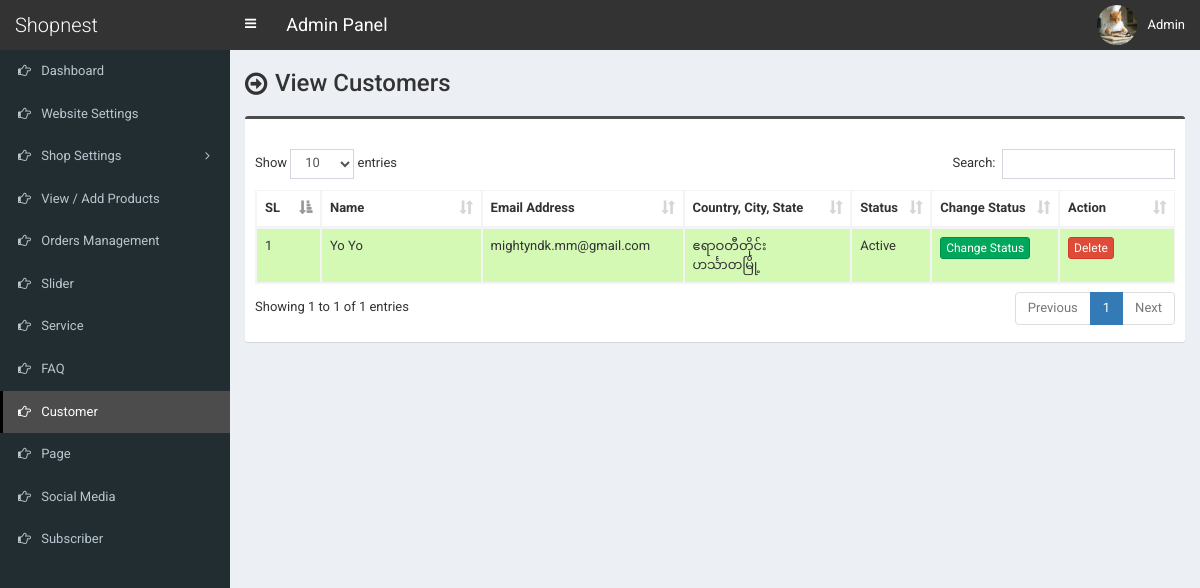
Screenshot of /admin/customer.php (signed in) with the database file from the repository.
### tables this page shows
CREATE TABLE `tbl_customer` (
  `cust_id` int(11) NOT NULL,
  `cust_name` varchar(100) NOT NULL,
  `cust_cname` varchar(100) NOT NULL,
  `cust_email` varchar(100) NOT NULL,
  `cust_phone` varchar(50) NOT NULL,
  `cust_country` int(11) NOT NULL,
  `cust_address` text NOT NULL,
  `cust_city` varchar(100) NOT NULL,
  `cust_state` varchar(100) NOT NULL,
  `cust_zip` varchar(30) NOT NULL,
  `cust_b_name` varchar(100) NOT NULL,
  `cust_b_cname` varchar(100) NOT NULL,
  `cust_b_phone` varchar(50) NOT NULL,
  `cust_b_country` int(11) NOT NULL,
  `cust_b_address` text NOT NULL,
  `cust_b_city` varchar(100) NOT NULL,
  `cust_b_state` varchar(100) NOT NULL,
  `cust_b_zip` varchar(30) NOT NULL,
  `cust_s_name` varchar(100) NOT NULL,
  `cust_s_cname` varchar(100) NOT NULL,
  `cust_s_phone` varchar(50) NOT NULL,
  `cust_s_country` int(11) NOT NULL,
  `cust_s_address` text NOT NULL,
  `cust_s_city` varchar(100) NOT NULL,
  `cust_s_state` varchar(100) NOT NULL,
  `cust_s_zip` varchar(30) NOT NULL,
  `cust_password` varchar(100) NOT NULL,
  `cust_token` varchar(255) NOT NULL,
  `cust_datetime` varchar(100) NOT NULL,
  `cust_timestamp` varchar(100) NOT NULL,
  `cust_status` int(1) NOT NULL
);

CREATE TABLE `tbl_country` (
  `country_id` int(11) NOT NULL,
  `country_name` varchar(100) NOT NULL DEFAULT ''
);

### admin/customer.php (the view, shortened to what this page needs)
<?php require_once('header.php'); ?>
<section class="content-header">
	<div class="content-header-left">
		<h1>View Customers</h1>
	</div>
</section>
<section class="content">
	<div class="row">
		<div class="col-md-12">
			<div class="box box-info">
				<div class="box-body table-responsive">
					<table id="example1" class="table table-bordered table-striped">
						<thead>
							<tr>
								<th width="30">SL</th>
								<th width="180">Name</th>
								<th width="180">Email Address</th>
								<th width="180">Country, City, State</th>
								<th>Status</th>
								<th width="100">Change Status</th>
								<th width="100">Action</th>
							</tr>
						</thead>
						<tbody>
							<?php
							$i=0;
							$statement = $pdo->prepare("SELECT *
														FROM tbl_customer t1
														JOIN tbl_country t2
														ON t1.cust_country = t2.country_id
													");
							$statement->execute();
							$result = $statement->fetchAll(PDO::FETCH_ASSOC);
							foreach ($result as $row) {
								$i++;
								?>
								<tr class="<?php if($row['cust_status']==1) {echo 'bg-g';}else {echo 'bg-r';} ?>">
									<td><?php echo $i; ?></td>
									<td><?php echo $row['cust_name']; ?></td>
									<td><?php echo $row['cust_email']; ?></td>
									<td>
										<?php echo $row['country_name']; ?><br>
										<?php echo $row['cust_city']; ?><br>
									</td>
									<td><?php if($row['cust_status']==1) {echo 'Active';} else {echo 'Inactive';} ?></td>
									<td>
										<a href="customer-change-status.php?id=<?php echo $row['cust_id']; ?>" class="btn btn-success btn-xs">Change Status</a>
									</td>
									<td>
										<a href="#" class="btn btn-danger btn-xs" data-href="customer-delete.php?id=<?php echo $row['cust_id']; ?>" data-toggle="modal" data-target="#confirm-delete">Delete</a>
									</td>
								</tr>
								<?php
							}
							?>
						</tbody>
					</table>
				</div>
			</div>
		</div>
	</div>
</section>
<?php require_once('footer.php'); ?>

### admin/style.css (style rules this page uses)
body { font-size: 13px; font-family: 'Roboto', sans-serif; }
.content-header>h1, .content-header .content-header-left h1 { font-family: 'Roboto', sans-serif; }
.box-info { padding-top: 20px; }
.content-header { overflow: hidden; }
.content-header .content-header-left { float: left; padding-top: 5px; }
.content-header .content-header-left h1 { margin-top: 0; margin-bottom: 0; padding-left: 30px; padding-bottom: 5px; font-size: 24px; position: relative; }
.content-header .content-header-left h1:before { position: absolute; top: 0; left: 0; font-family: 'FontAwesome', sans-serif; font-size: 26px; content: '\f18e'; }
.box.box-info { border-top-color: #4c4c4c; }
.bg-g { background: #d3f9b4!important; }

### rows the page displays
tbl_customer: cust_name "Yo Yo", cust_email "mightyndk.mm@gmail.com", tbl_country.country_name "ဧရာဝတီတိုင်း", cust_city "ဟင်္သာတမြို့", cust_status "Active"

### other values shown
$_SESSION['user']['full_name'] "Admin"
